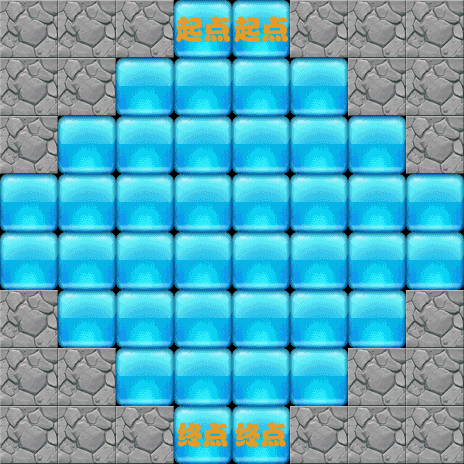

A level layout from a 2D game, rendered from its tile map. Below: a short description, then the map file with tile-grid data replaced by summaries:
An orthogonal 8x8 tile map with 58x58 px tiles, 8 tile layers (1-layer, 2-layer, 3-layer, 4-layer, ...).

<map version="1.0" orientation="orthogonal" renderorder="right-down" width="8" height="8" tilewidth="58" tileheight="58">
 <tileset firstgid="1" name="backgroundBlock" tilewidth="58" tileheight="58">
  <image source="backgroundBlock.png" width="348" height="870" />
 </tileset>
 <layer name="1-layer" width="8" height="8">
  <data>[64 cells, 47 non-empty, 1 distinct tile ids]</data>
 </layer>
 <layer name="2-layer" width="8" height="8">
  <data>[64 cells, 58 non-empty, 1 distinct tile ids]</data>
 </layer>
 <layer name="3-layer" width="8" height="8">
  <data>[64 cells, 43 non-empty, 1 distinct tile ids]</data>
 </layer>
 <layer name="4-layer" width="8" height="8">
  <data>[64 cells, 57 non-empty, 2 distinct tile ids]</data>
 </layer>
 <layer name="5-layer" width="8" height="8">
  <data>[64 cells, 49 non-empty, 1 distinct tile ids]</data>
 </layer>
 <layer name="6-layer" width="8" height="8">
  <data>[64 cells, 64 non-empty, 2 distinct tile ids]</data>
 </layer>
 <layer name="7-layer" width="8" height="8">
  <data>[64 cells, 63 non-empty, 1 distinct tile ids]</data>
 </layer>
 <layer name="8-layer" width="8" height="8">
  <data>[64 cells, 63 non-empty, 3 distinct tile ids]</data>
 </layer>
</map>
